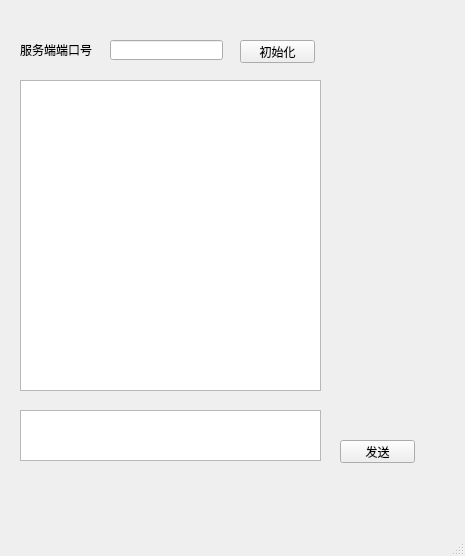
<?xml version="1.0" encoding="UTF-8"?>
<ui version="4.0">
 <class>server</class>
 <widget class="QMainWindow" name="server">
  <property name="geometry">
   <rect>
    <x>0</x>
    <y>0</y>
    <width>465</width>
    <height>556</height>
   </rect>
  </property>
  <property name="windowTitle">
   <string>server</string>
  </property>
  <widget class="QWidget" name="centralwidget">
   <widget class="QTextEdit" name="textEdit">
    <property name="geometry">
     <rect>
      <x>20</x>
      <y>410</y>
      <width>301</width>
      <height>51</height>
     </rect>
    </property>
   </widget>
   <widget class="QPushButton" name="pushButton">
    <property name="geometry">
     <rect>
      <x>340</x>
      <y>440</y>
      <width>75</width>
      <height>23</height>
     </rect>
    </property>
    <property name="text">
     <string>发送</string>
    </property>
   </widget>
   <widget class="QLabel" name="label_3">
    <property name="geometry">
     <rect>
      <x>20</x>
      <y>40</y>
      <width>81</width>
      <height>20</height>
     </rect>
    </property>
    <property name="text">
     <string>服务端端口号</string>
    </property>
   </widget>
   <widget class="QLineEdit" name="Port">
    <property name="geometry">
     <rect>
      <x>110</x>
      <y>40</y>
      <width>113</width>
      <height>20</height>
     </rect>
    </property>
   </widget>
   <widget class="QPushButton" name="pushButton_2">
    <property name="geometry">
     <rect>
      <x>240</x>
      <y>40</y>
      <width>75</width>
      <height>23</height>
     </rect>
    </property>
    <property name="text">
     <string>初始化</string>
    </property>
   </widget>
   <widget class="QListWidget" name="listWidget">
    <property name="geometry">
     <rect>
      <x>20</x>
      <y>80</y>
      <width>301</width>
      <height>311</height>
     </rect>
    </property>
   </widget>
  </widget>
  <widget class="QMenuBar" name="menubar">
   <property name="geometry">
    <rect>
     <x>0</x>
     <y>0</y>
     <width>465</width>
     <height>23</height>
    </rect>
   </property>
  </widget>
  <widget class="QStatusBar" name="statusbar"/>
 </widget>
 <resources/>
 <connections/>
</ui>
